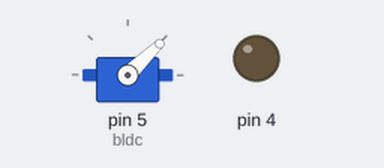
Bench run of a sketch on a simulated Arduino Uno, built with avr-gcc and run on an emulated ATmega328P. On the bench: servo, output pins drawn as LEDs (lit = HIGH).

Above: at 0.1 s.
At 5.1 s:
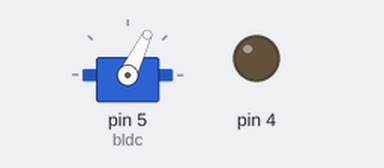
Timing chart, 0 to 6.6 s (numbered marks = the images above):
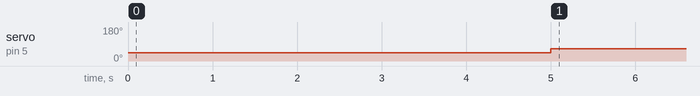

Measured:
- by itself, servo on pin 5 (bldc): 44° → 64° at 5.0 s

The sketch:

bldc.ino
```cpp
#include <Servo.h>

Servo bldc;
void setup() {

  bldc.attach(5);
  bldc.writeMicroseconds(1000);

  pinMode(4, OUTPUT);
  digitalWrite(4, 0);
  delay(5000);
  // put your setup code here, to run once:

}

void loop() {
  bldc.writeMicroseconds(1200);
  delay(2000);
  // put your main code here, to run repeatedly:

}
```
